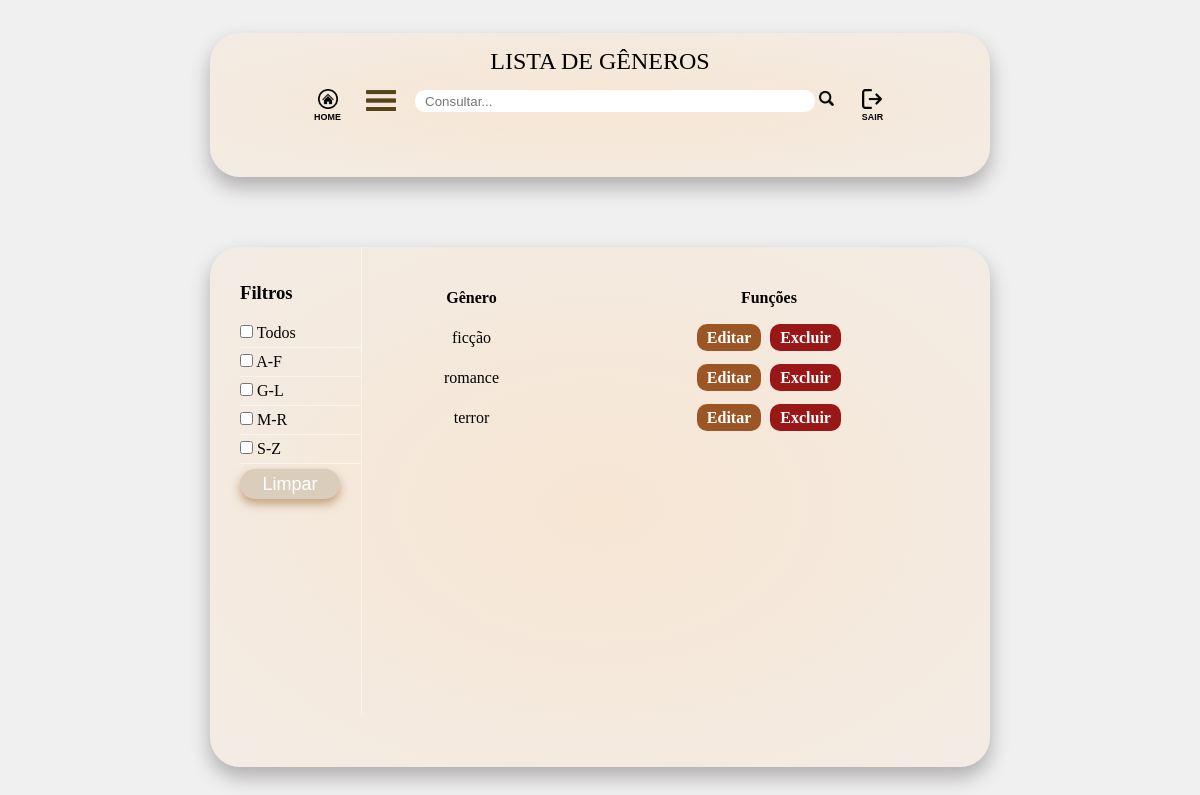
Screenshot of /listar_generos.php with the database file from the repository.
### tables this page shows
CREATE TABLE `generos` (
  `id` int(11) NOT NULL,
  `categoria` varchar(100) NOT NULL
);

### listar_generos.php (the view, shortened to what this page needs)
<?php
include('conexao.php');
$limite_por_pagina = 10;
$pagina_atual = isset($_GET['pagina']) ? (int)$_GET['pagina'] : 1;
$offset = ($pagina_atual - 1) * $limite_por_pagina;
$sql = "SELECT id, categoria FROM generos ORDER BY categoria ASC LIMIT $limite_por_pagina OFFSET $offset";
$resultado = $conexao->query($sql);
?>
<!DOCTYPE html>
<html lang="pt-br">
<head>
    <link rel="stylesheet" href="CSS/nav_bar.css">
    <link rel="stylesheet" href="CSS/listar_generos.css">
</head>
<body>
    <nav>
        <h1>LISTA DE GÊNEROS</h1>
          <div class="menu">
            <button class="home"><a href="index.php"><img src="imagens/voltar.png"><h6>HOME</h6></a></button>
            <ul>
              <li class="menu-icon"><img src="imagens/332-3321096_mobile-menu-brown-menu-icon-png.png" alt="">
              </li>
          </ul>
            <button class="search"><input type="search" placeholder="Consultar..."> <img src="imagens/search-icon-png-21.png"></button>
            <button class="user"><a href="login.php"><img src="imagens/logout-icon-2048x2048-libuexip.png"><h6>SAIR</h6></a></button>
        </div>
    </nav>
    <div class="container">
        <div class="content">
            <aside class="filter-menu">
                <h3>Filtros</h3>
                <div class="filter-group">
                    <label><input type="checkbox" name="nome" value="todos"> Todos</label>
                    <label><input type="checkbox" name="nome" value="a-f"> A-F</label>
                    <label><input type="checkbox" name="nome" value="g-l"> G-L</label>
                    <label><input type="checkbox" name="nome" value="m-r"> M-R</label>
                    <label><input type="checkbox" name="nome" value="s-z"> S-Z</label>
                </div>
                <button onclick="cleanFilters()">Limpar</button>
            </aside>
            <div class="listagemDireita">
                <table class="tableProdutos">
                    <thead>
                        <tr>
                            <th>Gênero</th>
                            <th>Funções</th>
                        </tr>
                    </thead>
                    <tbody>
                        <?php
                            if ($resultado->num_rows > 0) {
                                while($user_data = mysqli_fetch_assoc($resultado)){
                                    echo "<tr>";
                                    echo "<td>".htmlspecialchars($user_data['categoria'])."</td>";
                                    echo "<td>
                                    <a class='btnEditar' href='editar_generos.php?id=".htmlspecialchars($user_data['id'])."'>Editar</a>
                                    <a class='btnExcluir' href='excluir_generos.php?id=".htmlspecialchars($user_data['id'])."'>Excluir</a>
                                    </td>";
                                    echo "</tr>";
                                }
                            } else {
                                echo "<tr><td colspan='2'>Nenhum gênero encontrado.</td></tr>";
                            }
                        ?>
                    </tbody>
                </table>
            </div>
        </div>
        <div class="paginacao">
        </div>
    </div>
</body>
</html>

### CSS/nav_bar.css (style rules this page uses)
nav { display: flex; width: 65vw; height: 18vh; border-radius: 30px; box-shadow: 0 10px 20px #afacac; flex-direction: column; background-image: radial-gradient(#fcdebe91, #fcdebe3c); align-items: center; margin-bottom: 70px; }
nav h3, h1 { margin-top: 15px; font-weight: 50; }
button { background-color: transparent; }
.user, .home { margin-top: -5px; border: none; cursor: pointer; width: 40px; height: 40px; justify-content: center; align-items: center; display: flex; flex-direction: column; }
.user img, .home img { width: 20px; justify-content: center; }
.user a, .home a { color: #000000; text-decoration: none; font-weight: 100; }
.menu { margin-top: 15px; display: flex; height: 1vh; justify-content: space-between; list-style: none; width: 75%; }
.menu-icon { cursor: pointer; list-style: none; position: relative; width: 30px; }
.menu-icon img { width: 30px; }
.search img { justify-content: center; width: 15px; cursor: pointer; }
nav input { width: 400px; height: 22px; border: none; padding-left: 5px; border-radius: 10px; }
input::placeholder { padding-left: 5px; }
.search { border: none; }

### CSS/listar_generos.css (style rules this page uses)
* { margin: 0; padding: 0; }
body { height: 100vh; display: flex; flex-direction: column; justify-content: center; align-items: center; background-color: #f0f0f0; }
.container { border-radius: 30px; box-shadow: 0 10px 20px #afacac; width: 65vw; height: 65vh; background-image: radial-gradient(#fcdebe91, #fcdebe3c); }
.content { height: 90%; display: flex; }
.filter-menu { margin-top: 15px; width: 150px; justify-content: center; align-items: center; padding-left: 30px; }
.filter-menu h2, .filter-menu h3 { margin-top: 20px; margin-bottom: 20px; }
.filter-group { justify-content: center; align-items: center; }
.filter-group label { display: block; border-bottom: 1px solid #ffffff82; margin-bottom: 5px; padding-bottom: 5px; font-size: medium; }
.filter-menu button { width: 100px; height: 30px; background-color: #DBCDBC;; border-radius: 15px; border: none; font-family: 'Franklin Gothic Medium', 'Arial Narrow', Arial, sans-serif; font-size: large; color: #ffffff; box-shadow: 0 5px 10px #a06a3890; cursor: pointer; }
.listagemDireita { border-left: 1px solid #ffffff82; width: 100%; height: 100%; align-items: center; justify-content: center; }
.tableProdutos { margin-top: 30px; align-items: center; justify-content: center; width: 95%; overflow: hidden;; margin-left: 20px; }
.tableProdutos th { font-weight: light; color: #000000; }
.tableProdutos th, .tableProdutos td { padding: 10px 5px; text-align: center; color: rgb(0, 0, 0); }
.btnEditar { color: #ffffff; background-color: #9c5625; border: none; padding: 5px 10px; border-radius: 10px; font-weight: bold; text-decoration: none; }
.btnExcluir { text-decoration: none; color: #ffffff; background-color: #9a1717; border: none; padding: 5px 10px; border-radius: 10px; font-weight: bold; cursor: pointer; margin-left: 5px; }

### listar_generos.php (style rules this page uses)
.paginacao { display: flex; justify-content: center; margin-top: 20px; padding: 10px 0; }

### rows the page displays
generos: categoria "ficção"
generos: categoria "romance"
generos: categoria "terror"
